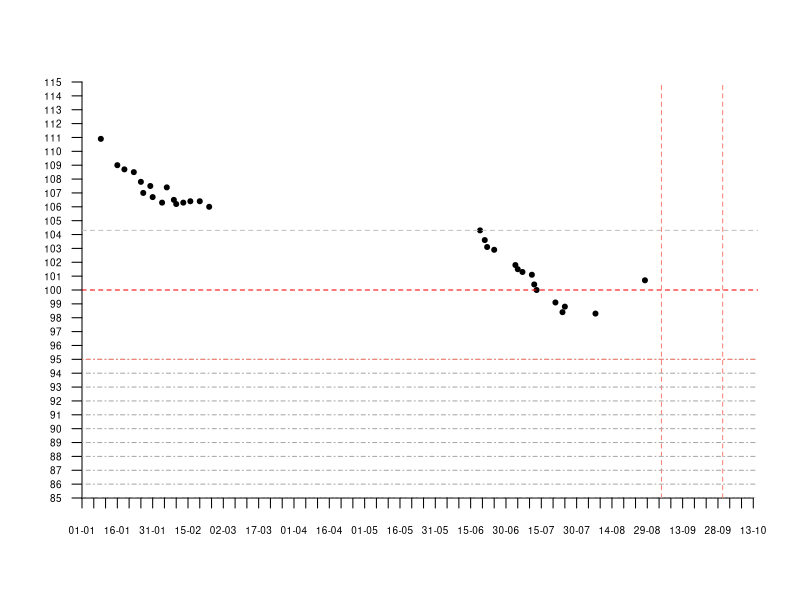

Write R code to recreate this figure.
dates <- as.Date(c("2017-01-09",
                   "2017-01-16",
                   "2017-01-19",
                   "2017-01-23",
                   "2017-01-26",
                   "2017-01-27",
                   "2017-01-30",
                   "2017-01-31",
                   "2017-02-04",
                   "2017-02-06",
                   "2017-02-09",
                   "2017-02-10",
                   "2017-02-13",
                   "2017-02-16",
                   "2017-02-20",
                   "2017-02-24"))

vals <- c(110.9,
          109.0,
          108.7,
          108.5,
          107.8,
          107.0,
          107.5,
          106.7,
          106.3,
          107.4,
          106.5,
          106.2,
          106.3,
          106.4,
          106.4,
          106.0)

plot(dates,
     vals,
     col="black",
     pch=20,
     #type="n",
     xaxt="n",
     yaxt="n",
     xaxs="i",
     yaxs="i",
     xlab="",
     ylab="",
     bty="n",
     ylim=c(85,115),
     xlim=as.Date(c("2017-01-01",
                    "2017-10-15")))

dates2 <- as.Date(c("2017-06-19",
                    "2017-06-21",
                    "2017-06-22",
                    "2017-06-25",
                    "2017-07-04",
                    "2017-07-05",
                    "2017-07-07",
                    #"2017-07-10",
                    "2017-07-11",
                    "2017-07-12",
                    "2017-07-13",
                    "2017-07-21",
                    "2017-07-24",
                    "2017-07-25",
                    "2017-08-07",
                    "2017-08-28"))
vals2 <- c(104.3,
           103.6,
           103.1,
           102.9,
           101.8,
           101.5,
           101.3,
           #101.6,
           101.1,
           100.4,
           100.0,
           99.1,
           98.4,
           98.8,
           98.3,
           100.7)
points(dates2,
       vals2,
       pch=20)

xdts <- seq(as.Date(c("2017-01-01")),
        as.Date(c("2017-10-15")),
        by=5)
xlbls <- format(xdts,
                format="%d-%m")
axis(1, 
     at=xdts,
     labels=xlbls,
     las=1,
     cex.axis=0.6)

axis(2, 
     at=seq(85,
            115,
            by=1),
     las=0.5,
     cex.axis=0.6,
     las=2,
     col.axis="black")

abline(h=100,
       col="red",
       lty=2)

#abline(lm(vals2 ~ dates2),
#       col="salmon",
#       lty=3)


abline(h=104.3,
       col="grey",
       lty=2)

abline(v=as.Date(c("2017-09-04")),
       col="salmon",
       lty=2)

abline(v=as.Date(c("2017-09-30")),
       col="salmon",
       lty=2)

abline(h=seq(85,95,by=1),
       col="darkgrey",
       lty=4)

abline(h=95,
       col="salmon",
       lty=4)
